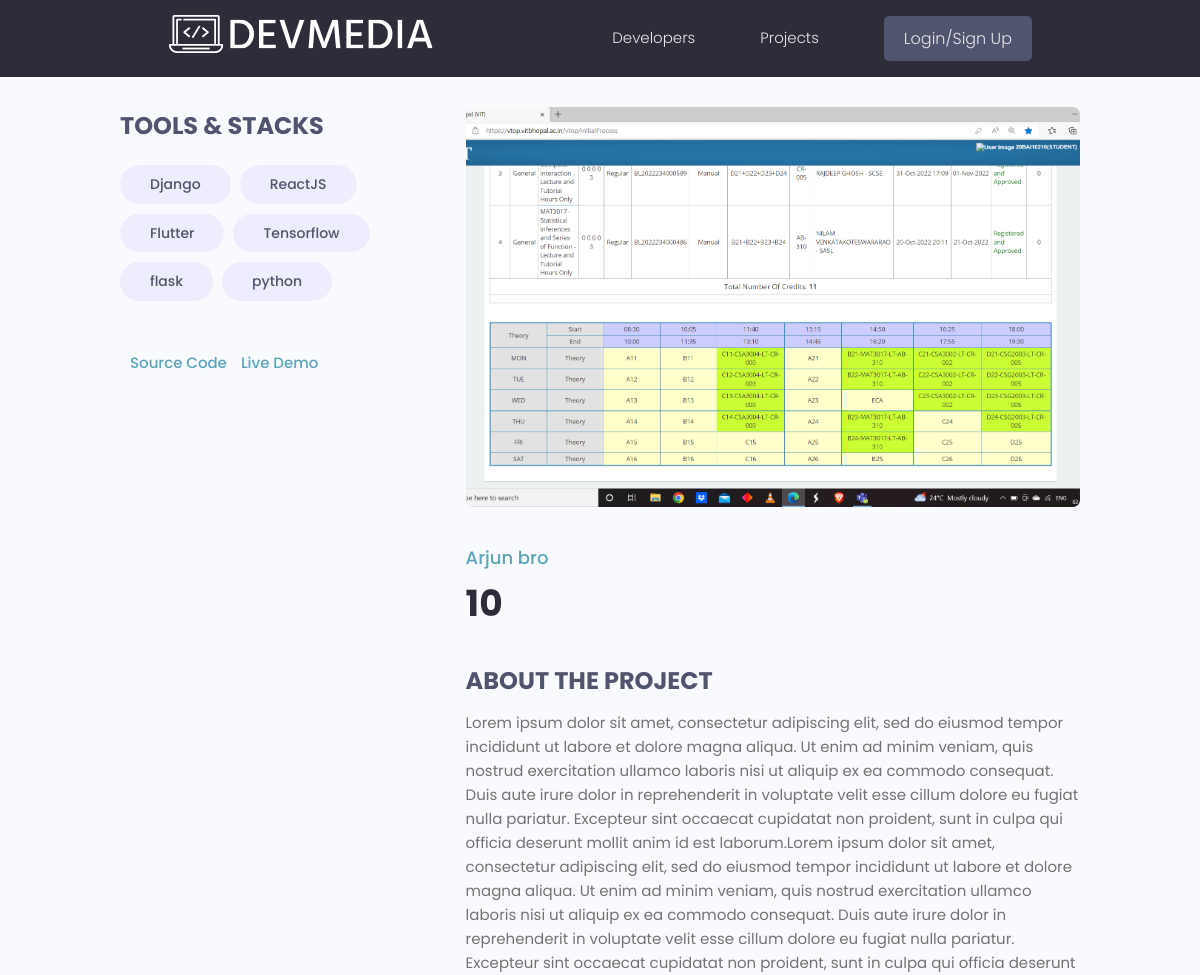
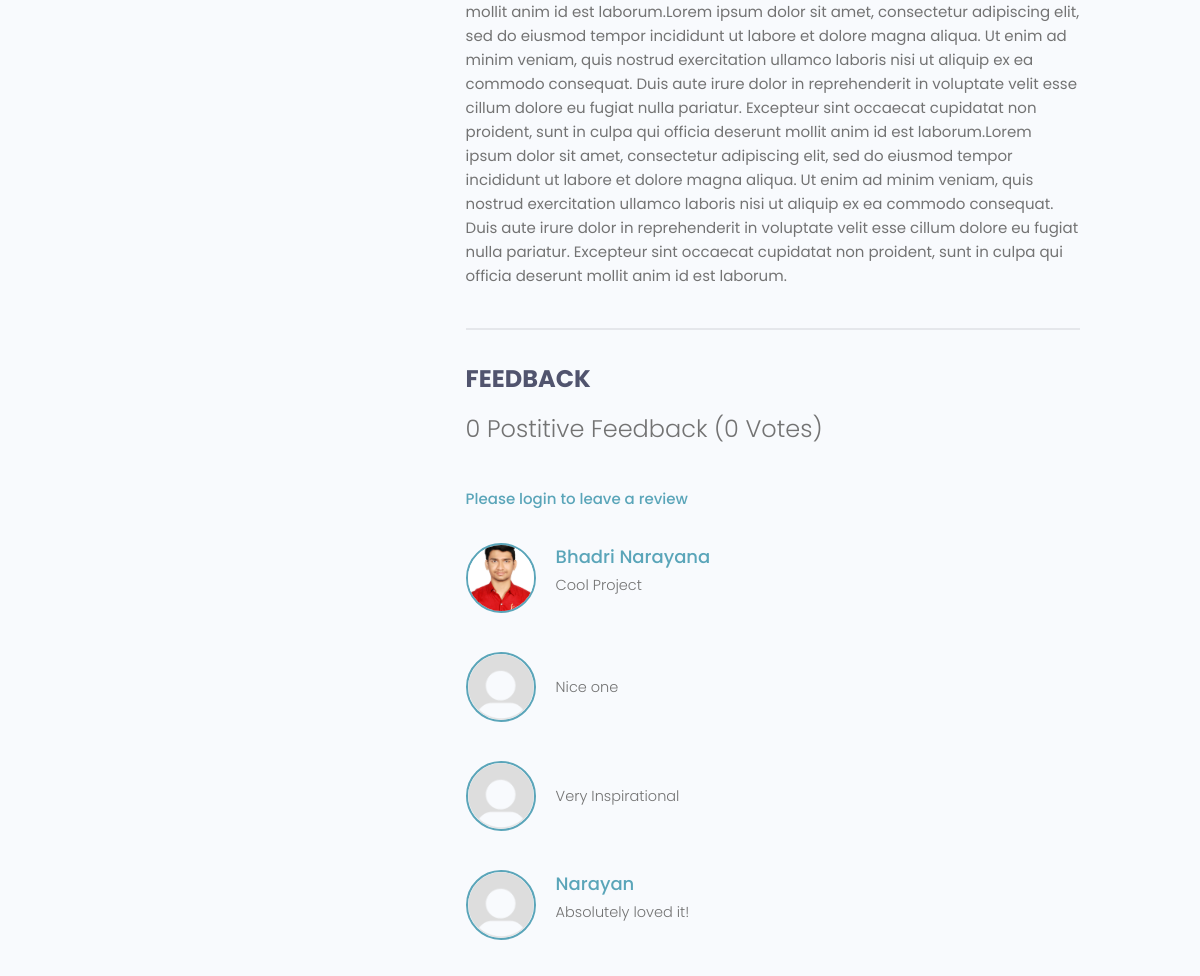
Page /projects/1141e401-3952-49aa-8080-bb06df2a3012/ on the committed database (2 pictures, top to bottom).
### projects/models.py (models this page shows, shortened)
class Tag(models.Model):
    name = models.CharField(max_length=200)
    id = models.UUIDField(default=uuid.uuid4, unique = True, primary_key=True, editable=False)
    created = models.DateTimeField(auto_now_add = True)
    def __str__(self):
        return self.name

class Project(models.Model):
    owner = models.ForeignKey(Profile, null = True, blank=True, on_delete=models.SET_NULL)
    title = models.CharField(max_length = 200)
    description = models.TextField(null = True, blank = True)
    demo_link = models.CharField(max_length=2000, null =True, blank = True)
    source_link = models.CharField(max_length=2000, null = True, blank = True)
    featured_image = models.ImageField(null = True, blank = True, default = "default.jpg")
    created = models.DateTimeField(auto_now_add=True)
    tags = models.ManyToManyField('Tag', blank = True)
    votes_total = models.IntegerField(default=0, null = True, blank = True)
    votes_ratio = models.IntegerField(default=0, null = True, blank = True)
    id = models.UUIDField(default=uuid.uuid4, unique=True,primary_key=True, editable=False)
    class Meta:
        ordering = ['-votes_ratio', '-votes_total']
    @property
    def reviewers(self):
        queryset = self.review_set.all().values_list('owner__id', flat = True)
        return queryset

class Review(models.Model):
    VOTE_TYPE = (
        ('up', 'Up Vote'),
        ('down', 'Down Vote')
    )
    owner = models.ForeignKey(Profile, on_delete = models.CASCADE, null = True)
    project = models.ForeignKey(Project, on_delete=models.CASCADE)
    value = models.CharField(max_length=200, choices= VOTE_TYPE)
    body = models.TextField(null = True, blank = True)
    created = models.DateTimeField(auto_now_add=True)
    id = models.UUIDField(default=uuid.uuid4, unique=True, primary_key=True, editable=False)
    class Meta:
        unique_together = [['owner', 'project']]

### users/models.py (models this page shows, shortened)
class Profile(models.Model):
    user = models.OneToOneField(User, on_delete = models.CASCADE, null = True, blank = True)
    name = models.CharField(max_length = 200, blank = True, null = True)
    username = models.CharField(unique = True, max_length=200, blank = True, null = True)
    location = models.CharField(max_length=200, blank = True, null = True)
    email = models.EmailField(max_length = 500, blank = True, null = True)
    short_intro = models.CharField(max_length = 200, blank = True, null = True)
    bio = models.TextField(blank = True, null = True)
    profile_image = models.ImageField(null = True, blank = True, upload_to = 'profiles/', default="profiles/default.png")
    social_github = models.CharField(max_length = 200, blank=True, null = True)
    social_twitter = models.CharField(max_length = 200, blank=True, null = True)
    social_linkedin = models.CharField(max_length = 200, blank=True, null = True)
    social_youtube = models.CharField(max_length = 200, blank=True, null = True)
    social_website = models.CharField(max_length = 200, blank=True, null = True)
    created = models.DateTimeField(auto_now_add=True)
    id = models.UUIDField(default = uuid.uuid4, primary_key=True, unique=True, editable=False)

### projects/views.py (the view, shortened to what this page needs)
# urls.py: path('<str:pk>/', views.project, name = 'project'),
def project(request, pk):
        project = Project.objects.get(id = pk)
        form = ReviewForm()
        return render(request, 'projects/single-project.html', {'project':project, 'form':form})

### projects/templates/projects/single-project.html (shortened to what this page needs)
{% extends 'main.html' %}
{% block content %}
<main class="singleProject my-md">
    <div class="container">
      <div class="layout">
        <div class="column column--1of3">
          <h3 class="singleProject__subtitle">Tools & Stacks</h3>
          <div class="singleProject__toolStack">
            {% for tag in project.tags.all %}
            <span class="tag tag--pill tag--sub tag--lg">
                <small>{{tag}}</small>
              </span>
            {% endfor %}
          </div>
          {% if project.source_link%}<a class="singleProject__liveLink" href="{{project.source_link}}" target="_blank">Source Code
          </a>{% endif %}
          {% if project.demo_link%}<a class="singleProject__liveLink" href="{{project.demo_link}}" target="_blank">Live Demo
          </a>{% endif %}
        </div>
        <div class="column column--2of3">
          <img class="singleProject__preview" src="{{project.featured_image.url}}" alt="portfolio thumbnail" />
          <a href="profile.html" class="singleProject__developer">{{project.owner.name}}</a>
          <h2 class="singleProject__title">{{project.title}}</h2>
          <h3 class="singleProject__subtitle">About the Project</h3>
          <div class="singleProject__info">
            {{project.description}}
          </div>
          <div class="comments">
            <h3 class="singleProject__subtitle">Feedback</h3>
            <h5 class="project--rating">
              {{project.votes_ratio}} Postitive Feedback ({{project.votes_total}} Vote{{project.votes_total| pluralize:"s"}})
            </h5>
            {% if  request.user.profile.id in project.reviewers %}
            <p> You have already submitted your review for this project</p>
            {% elif request.user.profile == project.owner %}
            <p>You cannot review your own work</p>
            {% else %}
            <a href="{% url 'login' %}?next={{request.path}}">Please login to leave a review</a>
            {% endif %}
            <div class="commentList">
              {% for review in project.review_set.all %}
                {% if review.body %}
              <div class="comment">
                <a href="{% url 'profile' review.owner.id %}">
                  <img class="avatar avatar--md"
                    src="{{review.owner.profile_image.url}}" alt="user" />
                </a>
                <div class="comment__details">
                  <a href="{% url 'profile' review.owner.id %}" class="comment__author">{{review.owner.name}}</a>
                  <p class="comment__info">
                    {{review.body|linebreaksbr}}
                  </p>
                </div>
                {% endif %}
              </div>
              {% endfor %}
            </div>
          </div>
        </div>
  </main>
{% endblock content %}

### static/styles/app.css (style rules this page uses)
:root { --color-sub: #2d2d39; }
img { width: 100%; }
.singleProject .column--1of3 { order: 2; }
@media screen and (min-width: 1081px) { .singleProject .column--1of3 { order: 1; } }
@media screen and (min-width: 1081px) { .singleProject .column--2of3 { order: 2; } }
.singleProject__toolStack { margin-top: 2rem; margin-bottom: 4rem; }
.singleProject__liveLink { font-weight: 500; transition: all 0.3s ease-in-out; border-bottom: 2px solid transparent; }
.singleProject__preview { height: 50vh; object-fit: cover; object-position: top center; margin-bottom: 3rem; border-radius: 0.7rem; }
.singleProject__developer { font-size: 1.8rem; font-weight: 500; }
.singleProject__title { font-size: 3.6rem; font-weight: 700; color: var(--color-sub); margin-bottom: 3rem; }
.project--rating { margin-bottom: 1.6em; margin-top: .5em; }
.singleProject__subtitle { text-transform: uppercase; font-size: 2.4rem; font-weight: 700; color: var(--color-sub-light); margin-bottom: 1rem; }
.comments { margin-top: 4rem; padding-top: 3rem; border-top: 2px solid var(--color-light); }
.commentList { margin: 3rem 0; }
.comment { display: flex; gap: 2rem; }
.comment:not(:last-child) { margin-bottom: 3rem; }
.comment__author { font-size: 1.8rem; }
.comment__info { font-size: 1.45rem; }

### static/uikit/styles/modules/_variables.css (style rules this page uses)
:root { --color-main: #5aa5b9; --color-main-light: #e6faff; --color-sub: #3f4156; --color-sub-light: #51546e; --color-sub-lighter: #ededfd; --color-text: #737373; --color-gray: #8b8b8b; --color-light: #e5e7eb; --color-light-gray: #767676; --color-bg: #f8fafd; --color-white: #fffefd; --color-white-light: #f3f3f3; --color-success: #359e64; --color-success-bg: #def8e8; --color-error: #fc4b0b; --color-error-bg: #fff2ee; --font-base: 'Poppins', arial, helvetica, 'Segoe UI', roboto, ubuntu, sans-serif; --font-monospace: 'Fira Code', 'Courier New', courier, monospace; --font-regular: 300; --font-medium: 500; --font-bold: 700; --generic-shadow: 1px 1px 5px #00000010; --generic-transition: all 0.3s ease-in-out; }

### static/uikit/styles/modules/_base.css (style rules this page uses)
* { margin: 0; padding: 0; box-sizing: border-box; text-rendering: optimizeLegibility; color: inherit; font-size: inherit; }
html { font-size: 50%; }
@media only screen and (min-width: 480px) { html { font-size: 56.25%; } }
@media only screen and (min-width: 1200px) { html { font-size: 62.5%; } }
body { line-height: 1.6; font-weight: 400; font-size: 1.5rem; color: var(--color-text); background-color: var(--color-bg); min-height: 100vh; }

### static/uikit/styles/modules/_typography.css (style rules this page uses)
* { font-family: var(--font-base); }
h2 { font-size: 3.6rem; font-weight: var(--font-bold); }
h3 { font-size: 3.2rem; font-weight: var(--font-medium); }
h5 { font-size: 2.4rem; font-weight: var(--font-medium); }
h5, h6 { font-weight: var(--font-regular); }
p, span, strong { font-size: 1.6rem; color: var(--color-text); font-weight: var(--font-regular); }
a { padding-bottom: 2px; text-decoration: none; display: inline-block; color: var(--color-main); font-weight: var(--font-medium); }

### static/uikit/styles/modules/_utilities.css (style rules this page uses)
.container { width: 92%; max-width: 165rem; margin: 0 auto; box-sizing: border-box; }
@media screen and (min-width: 1000px) { .container { width: 90%; } }
@media screen and (min-width: 1200px) { .container { width: 80%; } }
.my-md { margin: 3rem auto; }

### static/uikit/styles/modules/_avatar.css (style rules this page uses)
.avatar { border-radius: 50%; border: 2px solid var(--color-main); object-fit: cover; }
.avatar--md { height: 7rem; width: 7rem; }

### static/uikit/styles/modules/_tag.css (style rules this page uses)
.tag { display: inline-flex; align-items: center; background-color: var(--color-sub); height: -webkit-fit-content; height: -moz-fit-content; height: fit-content; width: -webkit-fit-content; width: -moz-fit-content; width: fit-content; border-radius: 0.5rem; padding: 0.5rem 1.5rem; font-size: 1.2rem; cursor: pointer; }
.tag:not(:last-child) { margin-right: 0.25rem; margin-bottom: 0.75rem; }
.tag > small { color: var(--color-white); }
.tag--pill { border-radius: 5rem; }
.tag--sub, .tag--sub > small { background: var(--color-sub-lighter); color: var(--color-sub-light); font-weight: 500; }
.tag--lg { padding: 0.8rem 3rem; font-size: 1.4rem; }
.tag--lg:not(:last-child) { margin-right: 0.5rem; margin-bottom: 1rem; }

### static/uikit/styles/modules/_layout.css (style rules this page uses)
.layout { display: flex; flex-flow: row wrap; justify-content: space-between; }
.layout > .column { margin-bottom: 3rem; }
.layout > .column.column--1of3 { flex-basis: 30%; }
.layout > .column.column--2of3 { flex-basis: 64%; }

### rows in the picture
Tag: name "Django"
Tag: name "ReactJS"
Tag: name "Flutter"
Tag: name "Tensorflow"
Tag: name "flask"
Tag: name "python"
Project: featured_image (picture), owner.name "Arjun bro", title "10", description "Lorem ipsum dolor sit amet, consectetur adipiscing elit, sed do eiusmod tempor incididunt ut labore et dolore magna aliqua. Ut enim ad minim veniam, quis nostrud exercitation ullamco laboris nisi ut aliquip ex ea commodo consequat. Duis aute irure dolor in reprehenderit in voluptate velit esse cillum dolore eu fugiat nulla pariatur. Excepteur sint occaecat cupidatat non proident, sunt in culpa qui officia deserunt mollit anim id est laborum.Lorem ipsum dolor sit amet, consectetur adipiscing elit, sed do eiusmod tempor incididunt ut labore et dolore magna aliqua. Ut enim ad minim veniam, quis nostrud exercitation ullamco laboris nisi ut aliquip ex ea commodo consequat. Duis aute irure dolor…", votes_ratio "0", votes_total "0", votes_total|pluralize "s"
Review: owner.profile_image (picture), owner.name "Bhadri Narayana", body "Cool Project"
Review: owner.profile_image (placeholder picture), body "Nice one"
Review: owner.profile_image (placeholder picture), body "Very Inspirational"
Review: owner.profile_image (placeholder picture), owner.name "Narayan", body "Absolutely loved it!"
